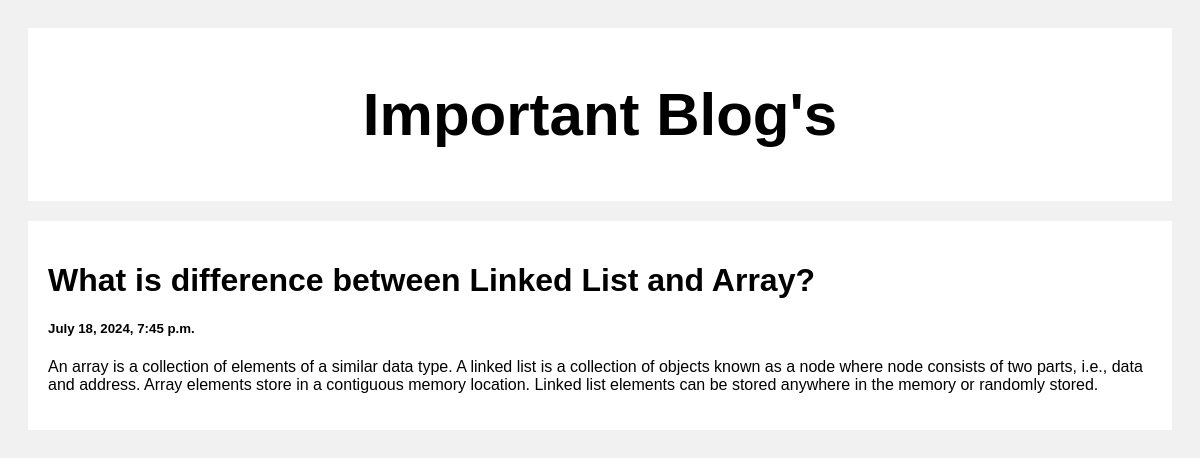
/post/1, run on the app's committed database.
### posts/models.py (models this page shows)
class Post(models.Model):
    title = models.CharField(max_length=100)
    body = models.CharField(max_length=100000)
    created_at = models.DateTimeField(default=datetime.now,blank=True)

### posts/views.py (the view)
# urls.py: path('post/<str:pk>',views.post,name='post')
def post(request,pk):
    posts = Post.objects.get(id=pk)
    return render(request,'posts.html',{'posts': posts})

### templates/posts.html (shortened to what this page needs)
<!DOCTYPE html>
<html>
<head>
</head>
<body>
<div class="header">
  <h2>Important Blog's</h2>
</div>
<div class="row">
  <div class="leftcolumn">
    <div class="card">
        <h1>{{posts.title}}</h1>
        <h5>{{posts.created_at}}</h5>
        <p>{{posts.body}}</p>
    </div>
  </div>
</div>
</body>
</html>

### templates/posts.html (style rules this page uses)
* { box-sizing: border-box; }
body { font-family: Arial; padding: 20px; background: #f1f1f1; }
.header { padding: 2px; font-size: 40px; text-align: center; background: white; }
.leftcolumn { float: left; width: 100%; }
.card { background-color: white; padding: 20px; margin-top: 20px; }
.row:after { content: ""; display: table; clear: both; }

### data on the page
Post: title "What is difference between Linked List and Array?", created_at "July 18, 2024, 7:45 p.m.", body "An array is a collection of elements of a similar data type. A linked list is a collection of objects known as a node where node consists of two parts, i.e., data and address. Array elements store in a contiguous memory location. Linked list elements can be stored anywhere in the memory or randomly stored."
